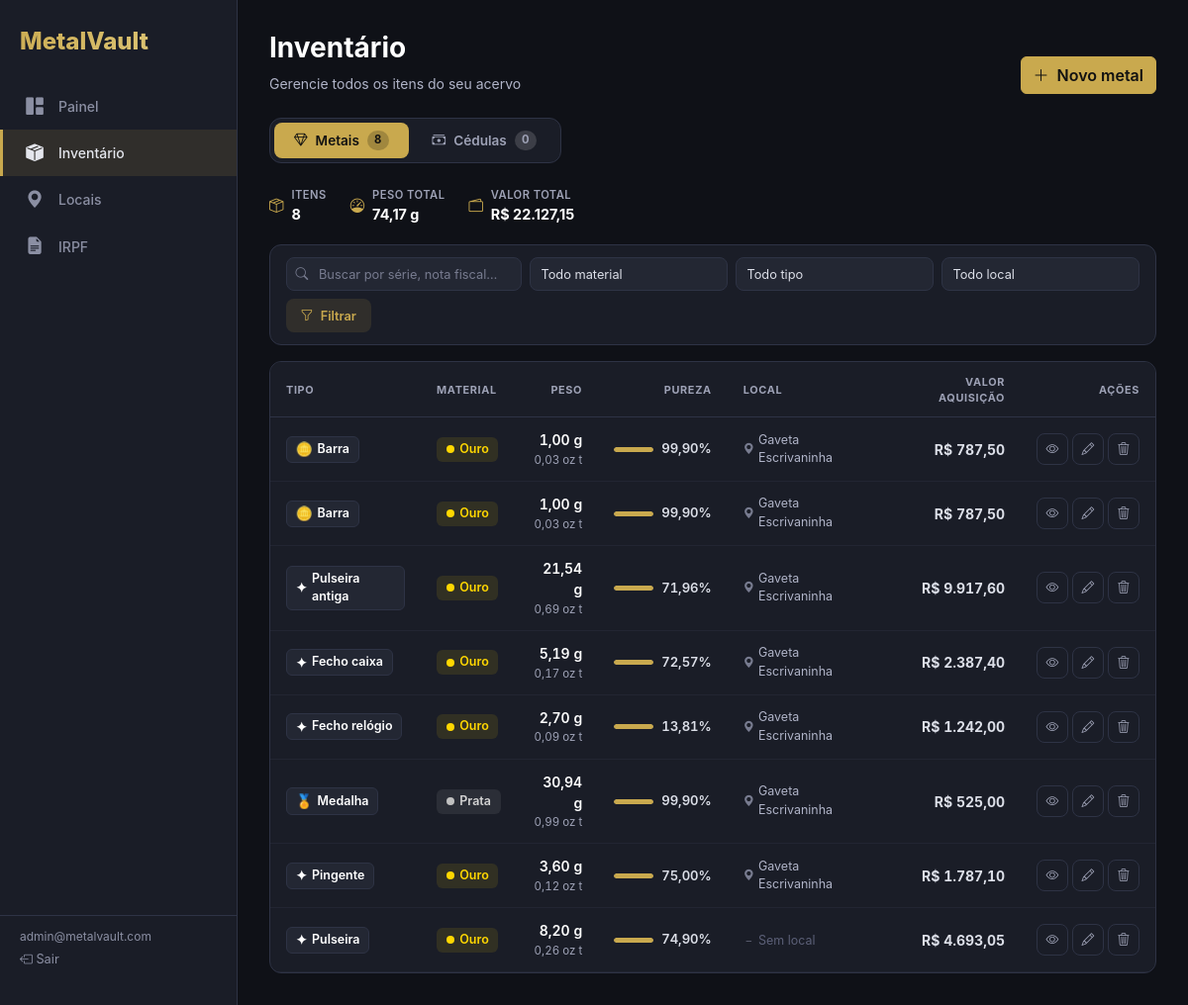
/inventory/ (signed in), run on the app's committed database.
### core/models.py (models this page shows, shortened)
class Metal(models.Model):
    id = models.UUIDField(primary_key=True, default=uuid.uuid4, editable=False)
    user = models.ForeignKey(User, on_delete=models.CASCADE, related_name="metals")
    serial_number = models.CharField("Número de série", max_length=200, blank=True, default="")
    invoice_number = models.CharField("Número da NF", max_length=200, blank=True, default="")
    type = models.CharField("Tipo", max_length=10, choices=MetalType.choices, default=MetalType.BAR)
    type_custom_label = models.CharField("Tipo personalizado", max_length=200, blank=True, default="")
    material = models.CharField("Material", max_length=10, choices=MetalMaterial.choices, default=MetalMaterial.GOLD)
    material_custom_label = models.CharField("Material personalizado", max_length=200, blank=True, default="")
    purity_percentage = models.DecimalField("Pureza (%)", max_digits=6, decimal_places=3, default=99.9)
    weight_grams = models.DecimalField("Peso (g)", max_digits=14, decimal_places=4, default=0)
    acquisition_date = models.DateField("Data de aquisição")
    acquisition_value = models.DecimalField("Valor de aquisição (R$)", max_digits=14, decimal_places=2, default=0)
    location = models.ForeignKey(Location, on_delete=models.SET_NULL, null=True, blank=True, related_name="metals")
    photo = models.ImageField("Foto", upload_to="metals/photos/", blank=True)
    certificate = models.FileField("Certificado", upload_to="metals/certificates/", blank=True)
    invoice_file = models.FileField("Nota Fiscal", upload_to="metals/invoices/", blank=True)
    description = models.TextField("Descrição IRPF", blank=True, default="")
    vendor_name = models.CharField("Nome do vendedor", max_length=300, blank=True, default="")
    vendor_document = models.CharField("CPF/CNPJ do vendedor", max_length=20, blank=True, default="")
    sold_date = models.DateField("Data de venda", null=True, blank=True)
    sold_value = models.DecimalField("Valor de venda", max_digits=14, decimal_places=2, null=True, blank=True)
    irpf_group = models.CharField("Grupo IRPF", max_length=10, blank=True, default="")
    irpf_code = models.CharField("Código IRPF", max_length=10, blank=True, default="")
    irpf_include_override = models.BooleanField("Incluir no IRPF", null=True, blank=True, default=None)
    created_at = models.DateTimeField(auto_now_add=True)
    class Meta:
        ordering = ["-created_at"]
    def type_label(self):
        if self.type == "other" and self.type_custom_label:
            return self.type_custom_label
        return self.get_type_display()
    def material_label(self):
        if self.material == "other" and self.material_custom_label:
            return self.material_custom_label
        return self.get_material_display()

class Location(models.Model):
    id = models.UUIDField(primary_key=True, default=uuid.uuid4, editable=False)
    user = models.ForeignKey(User, on_delete=models.CASCADE, related_name="locations")
    name = models.CharField("Nome", max_length=200)
    description = models.TextField("Descrição", blank=True, default="")
    created_at = models.DateTimeField(auto_now_add=True)
    class Meta:
        ordering = ["name"]

### core/views.py (the view, shortened to what this page needs)
# urls.py: path("inventory/", views.inventory, name="inventory"),
@login_required
def inventory(request):
    tab = request.GET.get("tab", "metals")
    metals = Metal.objects.filter(user=request.user).select_related("location")
    banknotes = Banknote.objects.filter(user=request.user).select_related("location")
    locations = Location.objects.filter(user=request.user)
    q = request.GET.get("q", "")
    material_filter = request.GET.get("material", "all")
    type_filter = request.GET.get("type", "all")
    location_filter = request.GET.get("location", "all")
    if material_filter != "all":
        metals = metals.filter(material=material_filter)
    if type_filter != "all":
        metals = metals.filter(type=type_filter)
    if location_filter != "all":
        metals = metals.filter(location_id=location_filter)
    return render(request, "core/inventory.html", {
        "metals": metals,
        "banknotes": banknotes,
        "locations": locations,
        "tab": tab,
        "q": q,
        "material_filter": material_filter,
        "type_filter": type_filter,
        "location_filter": location_filter,
    })

### core/templatetags/metal_tags.py (called while the page is built)
@register.filter
def brl(value):
    try:
        n = Decimal(str(value))
        formatted = f"{n:,.2f}".replace(",", "X").replace(".", ",").replace("X", ".")
        return f"R$ {formatted}"
    except:
        return "R$ 0,00"

@register.filter
def grams(value):
    try:
        n = Decimal(str(value))
        formatted = f"{n:,.2f}".replace(",", "X").replace(".", ",").replace("X", ".")
        return f"{formatted} g"
    except:
        return "0 g"

@register.filter
def troy_oz(value):
    try:
        n = Decimal(str(value)) / GRAMS_PER_TROY_OUNCE
        formatted = f"{n:,.2f}".replace(",", "X").replace(".", ",").replace("X", ".")
        return f"{formatted} oz t"
    except:
        return "0 oz t"

@register.filter
def purity(value):
    try:
        n = Decimal(str(value))
        formatted = f"{n:,.2f}".replace(",", "X").replace(".", ",").replace("X", ".")
        return f"{formatted}%"
    except:
        return "0%"

### core/templates/core/inventory.html (shortened to what this page needs)
{% extends "core/base.html" %}
{% load metal_tags %}
{% block content %}
<div class="d-flex flex-wrap align-items-end justify-content-between gap-3 mb-4">
  <div>
    <h1 class="fw-bold" style="font-size:1.75rem; color:#ffffff;">Inventário</h1>
    <p class="mb-0" style="font-size:.875rem; color:#b0b4c8;">
      Gerencie todos os itens do seu acervo
    </p>
  </div>
  {% if tab == 'metals' %}
    <a href="{% url 'metal_create' %}" class="btn btn-primary"><i class="bi bi-plus-lg me-1"></i> Novo metal</a>
  {% else %}
    <a href="{% url 'banknote_create' %}" class="btn btn-primary"><i class="bi bi-plus-lg me-1"></i> Nova cédula</a>
  {% endif %}
</div>
<div class="inv-tabs">
  <a href="?tab=metals" class="inv-tab {% if tab == 'metals' %}active{% endif %}">
    <i class="bi bi-gem"></i> Metais
    <span class="tab-count">{{ metals|length }}</span>
  </a>
  <a href="?tab=banknotes" class="inv-tab {% if tab == 'banknotes' %}active{% endif %}">
    <i class="bi bi-cash-stack"></i> Cédulas
    <span class="tab-count">{{ banknotes|length }}</span>
  </a>
</div>
{% if tab == 'metals' %}
{% if metals %}
<div class="summary-strip">
  <div class="summary-item">
    <i class="bi bi-box-seam s-icon"></i>
    <div><div class="s-label">Itens</div><div class="s-value">{{ metals|length }}</div></div>
  </div>
  <div class="summary-item" id="totalWeight">
    <i class="bi bi-speedometer s-icon"></i>
    <div><div class="s-label">Peso total</div><div class="s-value" id="sumWeight">—</div></div>
  </div>
  <div class="summary-item" id="totalValue">
    <i class="bi bi-wallet2 s-icon"></i>
    <div><div class="s-label">Valor total</div><div class="s-value" id="sumValue">—</div></div>
  </div>
</div>
{% endif %}
<form method="get">
  <div class="filter-bar">
    <div class="search-wrap">
      <input name="q" value="{{ q }}" class="form-control" placeholder="Buscar por série, nota fiscal…">
    </div>
    <select name="material" class="form-select">
      <option value="all">Todo material</option>
    </select>
    <select name="type" class="form-select">
      <option value="all">Todo tipo</option>
    </select>
    <select name="location" class="form-select">
      <option value="all">Todo local</option>
    </select>
    <button class="btn-filter" type="submit"><i class="bi bi-funnel me-1"></i> Filtrar</button>
  </div>
</form>
<div class="card" style="overflow:hidden;">
  {% if metals %}
  <div class="table-responsive">
    <table class="inv-table">
      <thead>
        <tr>
          <th>Tipo</th>
          <th>Material</th>
          <th class="text-end">Peso</th>
          <th class="text-end">Pureza</th>
          <th>Local</th>
          <th class="text-end">Valor aquisição</th>
          <th class="text-end" style="width:120px;">Ações</th>
        </tr>
      </thead>
      <tbody>
        {% for m in metals %}
        <tr>
          <td>
            <span class="type-chip">
              <span class="type-emoji">{% if m.type == 'bar' %}🪙{% elif m.type == 'coin' %}🥇{% elif m.type == 'medal' %}🏅{% else %}✦{% endif %}</span>
              {{ m.type_label }}
            </span>
          </td>
          <td>
            <span class="mat-badge {{ m.material }}">
              <span class="dot"></span>
              {{ m.material_label }}
            </span>
          </td>
          <td class="text-end">
            <div class="weight-main">{{ m.weight_grams|grams }}</div>
            <div class="weight-sub">{{ m.weight_grams|troy_oz }}</div>
          </td>
          <td class="text-end">
            <div class="purity-cell justify-content-end">
              <div class="purity-bar-wrap"><div class="purity-bar-fill" style="width:{{ m.purity_percentage }}%;"></div></div>
              <span class="purity-text">{{ m.purity_percentage|purity }}</span>
            </div>
          </td>
          <td>
            {% if m.location %}
              <span class="loc-chip"><i class="bi bi-geo-alt-fill"></i> {{ m.location.name }}</span>
            {% else %}
              <span class="loc-chip" style="color:#5c6078;"><i class="bi bi-dash"></i> Sem local</span>
            {% endif %}
          </td>
          <td class="text-end val-cell">{{ m.acquisition_value|brl }}</td>
          <td class="text-end">
            <div class="act-group">
              <a href="{% url 'metal_detail' m.pk %}" class="act-btn" title="Ver detalhes"><i class="bi bi-eye"></i></a>
              <a href="{% url 'metal_edit' m.pk %}" class="act-btn" title="Editar"><i class="bi bi-pencil"></i></a>
              <form method="post" action="{% url 'metal_delete' m.pk %}" class="d-inline" onsubmit="return confirm('Tem certeza que deseja remover este item?')">
                <button class="act-btn danger" title="Remover"><i class="bi bi-trash3"></i></button>
              </form>
            </div>
          </td>
        </tr>
        {% endfor %}
      </tbody>
    </table>
  </div>
  {% endif %}
</div>
{% endif %}
{% endblock %}

### core/templates/core/base.html (shortened to what this page needs)
{% load static metal_tags %}
<!DOCTYPE html>
<html lang="pt-BR" data-theme="dark">
<head>
  <link href="https://cdn.jsdelivr.net/npm/bootstrap@5.3.3/dist/css/bootstrap.min.css" rel="stylesheet">
  <link href="https://cdn.jsdelivr.net/npm/bootstrap-icons@1.11.3/font/bootstrap-icons.min.css" rel="stylesheet">
</head>
<body>
  {% if user.is_authenticated %}
  <aside class="sidebar">
    <div class="brand">MetalVault</div>
    <nav>
      <a href="{% url 'dashboard' %}" class="{% if request.resolver_match.url_name == 'dashboard' %}active{% endif %}">
        <i class="bi bi-grid-1x2-fill"></i> Painel
      </a>
      <a href="{% url 'inventory' %}" class="{% if 'inventory' in request.resolver_match.url_name or 'metal' in request.resolver_match.url_name %}active{% endif %}">
        <i class="bi bi-box-seam-fill"></i> Inventário
      </a>
      <a href="{% url 'locations' %}" class="{% if 'location' in request.resolver_match.url_name %}active{% endif %}">
        <i class="bi bi-geo-alt-fill"></i> Locais
      </a>
      <a href="{% url 'irpf_report' %}" class="{% if 'irpf' in request.resolver_match.url_name %}active{% endif %}">
        <i class="bi bi-file-earmark-text-fill"></i> IRPF
      </a>
    </nav>
    <div class="sidebar-footer">
      <div class="text-muted-mv" style="font-size:.75rem;">{{ user.email }}</div>
      <a href="{% url 'logout' %}"><i class="bi bi-box-arrow-left"></i> Sair</a>
    </div>
  </aside>
  {% endif %}
  <div class="{% if user.is_authenticated %}main-content{% endif %}">
    {% block content %}{% endblock %}
  </div>
</body>
</html>

### core/templates/core/base.html (style rules this page uses)
:root { --mv-bg: #0f1117; --mv-surface: #1a1d27; --mv-surface2: #232733; --mv-border: #2e3345; --mv-text: #e4e6ed; --mv-muted: #8b8fa3; --mv-primary: #c9a94e; --mv-primary-soft: rgba(201,169,78,.12); --mv-danger: #e55b5b; --mv-success: #4ade80; }
* { box-sizing: border-box; }
body { background: var(--mv-bg); color: var(--mv-text); font-family: -apple-system, BlinkMacSystemFont, "Segoe UI", Roboto, sans-serif; }
a { color: var(--mv-primary); text-decoration: none; }
.sidebar { position: fixed; left: 0; top: 0; bottom: 0; width: 240px; background: var(--mv-surface); border-right: 1px solid var(--mv-border); padding: 1.5rem 0; z-index: 100; display: flex; flex-direction: column; }
.sidebar .brand { padding: 0 1.25rem 1.5rem; font-size: 1.5rem; font-weight: 800; background: linear-gradient(135deg, var(--mv-primary), #e8d48b); -webkit-background-clip: text; -webkit-text-fill-color: transparent; }
.sidebar nav { flex: 1; }
.sidebar nav a { display: flex; align-items: center; gap: .75rem; padding: .65rem 1.25rem; color: var(--mv-muted); font-size: .875rem; font-weight: 500; transition: all .15s; border-left: 3px solid transparent; }
.sidebar nav a:hover, .sidebar nav a.active { color: var(--mv-text); background: var(--mv-primary-soft); border-left-color: var(--mv-primary); }
.sidebar nav a i { font-size: 1.1rem; width: 1.5rem; text-align: center; }
.sidebar .sidebar-footer { padding: .75rem 1.25rem; border-top: 1px solid var(--mv-border); }
.sidebar .sidebar-footer a { color: var(--mv-muted); font-size: .8rem; }
.main-content { margin-left: 240px; padding: 2rem; min-height: 100vh; }
.card { background: var(--mv-surface); border: 1px solid var(--mv-border); border-radius: .75rem; }
.btn-primary { background: var(--mv-primary); border-color: var(--mv-primary); color: #111; font-weight: 600; }
.form-control, .form-select { background: var(--mv-surface2); border: 1px solid var(--mv-border); color: var(--mv-text); }
.form-control::placeholder { color: var(--mv-muted); }
.text-muted-mv { color: var(--mv-muted) !important; }

### data on the page
Metal: type_label "Barra", material_label "Ouro", weight_grams|grams "1,00 g", weight_grams|troy_oz "0,03 oz t", purity_percentage|purity "99,90%", location.name "Gaveta Escrivaninha", acquisition_value|brl "R$ 787,50"
Metal: type_label "Barra", material_label "Ouro", weight_grams|grams "1,00 g", weight_grams|troy_oz "0,03 oz t", purity_percentage|purity "99,90%", location.name "Gaveta Escrivaninha", acquisition_value|brl "R$ 787,50"
Metal: type_label "Pulseira antiga", material_label "Ouro", weight_grams|grams "21,54 g", weight_grams|troy_oz "0,69 oz t", purity_percentage|purity "71,96%", location.name "Gaveta Escrivaninha", acquisition_value|brl "R$ 9.917,60"
Metal: type_label "Fecho caixa", material_label "Ouro", weight_grams|grams "5,19 g", weight_grams|troy_oz "0,17 oz t", purity_percentage|purity "72,57%", location.name "Gaveta Escrivaninha", acquisition_value|brl "R$ 2.387,40"
Metal: type_label "Fecho relógio", material_label "Ouro", weight_grams|grams "2,70 g", weight_grams|troy_oz "0,09 oz t", purity_percentage|purity "13,81%", location.name "Gaveta Escrivaninha", acquisition_value|brl "R$ 1.242,00"
Metal: type_label "Medalha", material_label "Prata", weight_grams|grams "30,94 g", weight_grams|troy_oz "0,99 oz t", purity_percentage|purity "99,90%", location.name "Gaveta Escrivaninha", acquisition_value|brl "R$ 525,00"
Metal: type_label "Pingente", material_label "Ouro", weight_grams|grams "3,60 g", weight_grams|troy_oz "0,12 oz t", purity_percentage|purity "75,00%", location.name "Gaveta Escrivaninha", acquisition_value|brl "R$ 1.787,10"
Metal: type_label "Pulseira", material_label "Ouro", weight_grams|grams "8,20 g", weight_grams|troy_oz "0,26 oz t", purity_percentage|purity "74,90%", shows "Sem local", acquisition_value|brl "R$ 4.693,05"

### other printed values
{{ user.email }} "admin@metalvault.com"
{{ metals|length }} "8"
{{ banknotes|length }} "0"
